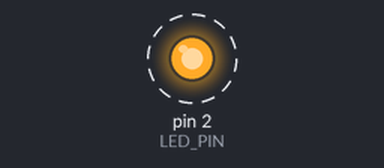
A sketch run on a simulated Arduino Uno, built with avr-gcc and run on an emulated ATmega328P. Parts: output pins drawn as LEDs (lit = HIGH). Dashed ring = blinking.

Above: at 0.5 s.
Timing chart, 0 to 4.6 s (numbered marks = the images above):
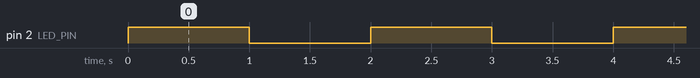

Measured:
- by itself, pin 2 (LED_PIN): alternates HIGH for 1.0 s and LOW for 1.0 s

The sketch:

practica_1.ino
```cpp
int LED_PIN = 2; //Declarar el PIN
// Ejecuta una sola vez las siguientes instrucciones
void setup() {
   // El led se conecta a un pin de salida
   pinMode(LED_PIN, OUTPUT);
}
// Ciclo que repite las siguientes instrucciones
void loop() {
   // Enciende el LED (a nivel alto)
   digitalWrite(LED_PIN, HIGH);

   // Espera 1000 milisegundos (1 segundo)
   delay(1000);

   // Apaga el pin 2 (a nivel bajo)
   digitalWrite(LED_PIN, LOW);

   // Espera 1000 milisegundos (1 segundo)
   delay(1000);
}
```
